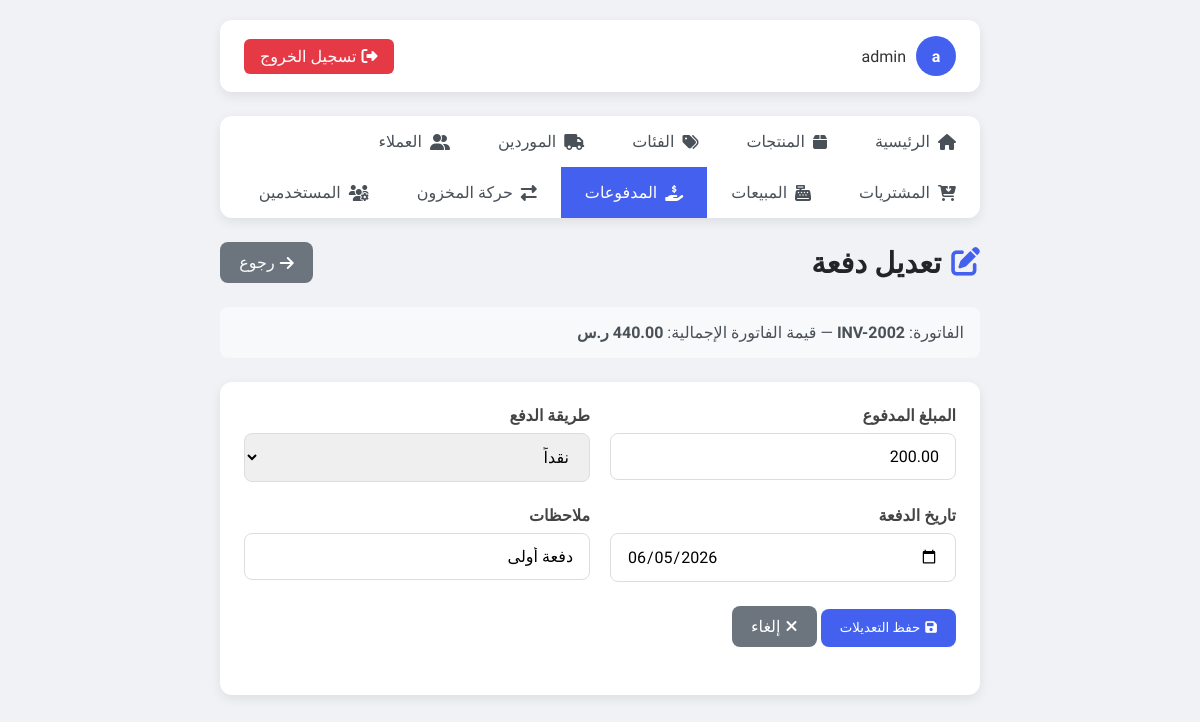
Screenshot of /edit_payment.php?id=2 (signed in) with the database file from the repository.
### tables this page shows
CREATE TABLE IF NOT EXISTS sales (
    id INT AUTO_INCREMENT PRIMARY KEY,
    product_id INT NOT NULL,
    customer_id INT NULL,
    user_id INT NULL,
    invoice_no VARCHAR(100),
    quantity INT NOT NULL,
    unit_price DECIMAL(10, 2) NOT NULL,
    total_price DECIMAL(10, 2) NOT NULL,
    payment_status ENUM('paid', 'partial', 'unpaid') NOT NULL DEFAULT 'paid',
    sale_date DATE NOT NULL,
    notes VARCHAR(255),
    created_at TIMESTAMP DEFAULT CURRENT_TIMESTAMP,
    CONSTRAINT fk_sales_product FOREIGN KEY (product_id) REFERENCES products(id) ON DELETE CASCADE,
    CONSTRAINT fk_sales_customer FOREIGN KEY (customer_id) REFERENCES customers(id) ON DELETE SET NULL,
    CONSTRAINT fk_sales_user FOREIGN KEY (user_id) REFERENCES users(id) ON DELETE SET NULL
);

CREATE TABLE IF NOT EXISTS payments (
    id INT AUTO_INCREMENT PRIMARY KEY,
    sale_id INT NOT NULL,
    user_id INT NULL,
    amount DECIMAL(10, 2) NOT NULL,
    payment_method ENUM('cash', 'card', 'bank_transfer', 'other') NOT NULL DEFAULT 'cash',
    payment_date DATE NOT NULL,
    notes VARCHAR(255),
    created_at TIMESTAMP DEFAULT CURRENT_TIMESTAMP,
    CONSTRAINT fk_payments_sale FOREIGN KEY (sale_id) REFERENCES sales(id) ON DELETE CASCADE,
    CONSTRAINT fk_payments_user FOREIGN KEY (user_id) REFERENCES users(id) ON DELETE SET NULL
);

### edit_payment.php (the view, shortened to what this page needs)
<?php
include "config.php";
$id = (int)$_GET['id'];
$sql = "SELECT * FROM payments WHERE id = $id";
$result = mysqli_query($conn, $sql);
$payment = mysqli_fetch_assoc($result);
$sale_id = (int)$payment['sale_id'];
$sale = mysqli_fetch_assoc(mysqli_query($conn, "SELECT * FROM sales WHERE id = $sale_id"));
?>
<!DOCTYPE html>
<html lang="ar" dir="rtl">
<head>
    <link rel="stylesheet" href="https://cdnjs.cloudflare.com/ajax/libs/font-awesome/6.4.0/css/all.min.css">
</head>
<body>
    <div class="container">
        <div class="topbar">
            <div class="user-info">
                <div class="avatar"><?php echo substr($_SESSION["username"], 0, 1); ?></div>
                <span><?php echo $_SESSION["username"]; ?></span>
            </div>
            <a href="logout.php" class="logout-btn"><i class="fas fa-sign-out-alt"></i> تسجيل الخروج</a>
        </div>
        <div class="nav">
            <a href="index.php"><i class="fas fa-home"></i> الرئيسية</a>
            <a href="products.php"><i class="fas fa-box"></i> المنتجات</a>
            <a href="categories.php"><i class="fas fa-tags"></i> الفئات</a>
            <a href="suppliers.php"><i class="fas fa-truck"></i> الموردين</a>
            <a href="customers.php"><i class="fas fa-user-friends"></i> العملاء</a>
            <a href="purchases.php"><i class="fas fa-cart-arrow-down"></i> المشتريات</a>
            <a href="sales.php"><i class="fas fa-cash-register"></i> المبيعات</a>
            <a href="payments.php" class="active"><i class="fas fa-hand-holding-usd"></i> المدفوعات</a>
            <a href="stock_movements.php"><i class="fas fa-exchange-alt"></i> حركة المخزون</a>
            <?php if($_SESSION['role'] === 'admin'): ?>
            <a href="users.php"><i class="fas fa-users-cog"></i> المستخدمين</a>
            <?php endif; ?>
        </div>
        <div class="page-header">
            <h1 class="page-title"><i class="fas fa-edit"></i> تعديل دفعة</h1>
            <a href="payments.php" class="btn" style="background: #6c757d; color: white;"><i class="fas fa-arrow-right"></i> رجوع</a>
        </div>
        <div class="info-box">
            الفاتورة: <strong><?php echo $sale['invoice_no'] ? htmlspecialchars($sale['invoice_no']) : ('#' . $sale['id']); ?></strong>
            — قيمة الفاتورة الإجمالية: <strong><?php echo number_format($sale['total_price'], 2); ?> ر.س</strong>
        </div>
        <div class="form-container">
            <form action="edit_payment.php?id=<?php echo $id; ?>" method="post">
                <div class="form-row">
                    <div class="form-col">
                        <div class="form-group">
                            <label for="amount">المبلغ المدفوع</label>
                            <input type="number" step="0.01" min="0.01" class="form-control" id="amount" name="amount" value="<?php echo $payment['amount']; ?>" required>
                        </div>
                    </div>
                    <div class="form-col">
                        <div class="form-group">
                            <label for="payment_method">طريقة الدفع</label>
                            <select class="form-control" id="payment_method" name="payment_method">
                                <option value="cash" <?php echo ($payment['payment_method'] == 'cash') ? 'selected' : ''; ?>>نقداً</option>
                            </select>
                        </div>
                    </div>
                </div>
                <div class="form-row">
                    <div class="form-col">
                        <div class="form-group">
                            <label for="payment_date">تاريخ الدفعة</label>
                            <input type="date" class="form-control" id="payment_date" name="payment_date" value="<?php echo $payment['payment_date']; ?>" required>
                        </div>
                    </div>
                    <div class="form-col">
                        <div class="form-group">
                            <label for="notes">ملاحظات</label>
                            <input type="text" class="form-control" id="notes" name="notes" value="<?php echo htmlspecialchars($payment['notes']); ?>">
                        </div>
                    </div>
                </div>
                <div class="form-group">
                    <button type="submit" class="btn btn-primary"><i class="fas fa-save"></i> حفظ التعديلات</button>
                    <a href="payments.php" class="btn" style="background: #6c757d; color: white;"><i class="fas fa-times"></i> إلغاء</a>
                </div>
            </form>
        </div>
    </div>
</body>
</html>

### edit_payment.php (style rules this page uses)
:root { --primary: #4361ee; --secondary: #3f37c9; --success: #4cc9f0; --info: #4895ef; --warning: #f72585; --danger: #e63946; --light: #f8f9fa; --dark: #212529; --background: #f0f2f5; --card-shadow: 0 4px 12px rgba(0, 0, 0, 0.08); }
* { margin: 0; padding: 0; box-sizing: border-box; font-family: 'Tajawal', sans-serif; }
body { background-color: var(--background); color: #333; min-height: 100vh; }
.container { max-width: 800px; margin: 0 auto; padding: 20px; }
.topbar { background-color: white; border-radius: 12px; padding: 1rem 1.5rem; margin-bottom: 1.5rem; display: flex; justify-content: space-between; align-items: center; box-shadow: var(--card-shadow); }
.user-info { display: flex; align-items: center; }
.user-info .avatar { width: 40px; height: 40px; background-color: var(--primary); border-radius: 50%; display: flex; align-items: center; justify-content: center; color: white; margin-left: 10px; font-weight: bold; }
.logout-btn { background-color: var(--danger); color: white; padding: 0.5rem 1rem; border-radius: 6px; text-decoration: none; display: flex; align-items: center; transition: all 0.3s; }
.logout-btn i { margin-left: 5px; }
.nav { display: flex; flex-wrap: wrap; background: white; border-radius: 12px; margin-bottom: 1.5rem; box-shadow: var(--card-shadow); }
.nav a { padding: 1rem 1.5rem; text-decoration: none; color: #495057; font-weight: 500; transition: all 0.3s; display: flex; align-items: center; }
.nav a:hover, .nav a.active { background-color: var(--primary); color: white; }
.nav a i { margin-left: 8px; }
.page-header { display: flex; justify-content: space-between; align-items: center; margin-bottom: 1.5rem; }
.page-title { font-size: 1.8rem; color: var(--dark); display: flex; align-items: center; }
.page-title i { margin-left: 10px; color: var(--primary); }
.btn { padding: 0.7rem 1.2rem; border-radius: 8px; text-decoration: none; display: inline-flex; align-items: center; transition: all 0.3s; font-weight: 500; border: none; cursor: pointer; }
.btn-primary { background-color: var(--primary); color: white; }
.btn i { margin-left: 5px; }
.form-container { background-color: white; border-radius: 12px; padding: 1.5rem; box-shadow: var(--card-shadow); margin-bottom: 1.5rem; }
.form-group { margin-bottom: 1.5rem; }
.form-group label { display: block; margin-bottom: 0.5rem; font-weight: 600; color: #444; }
.form-control { width: 100%; padding: 0.8rem 1rem; border: 1px solid #ddd; border-radius: 8px; font-size: 1rem; transition: all 0.3s; }
.form-row { display: flex; flex-wrap: wrap; margin-right: -10px; margin-left: -10px; }
.form-col { flex: 1 0 0%; padding: 0 10px; }
.info-box { background-color: #f8f9fa; border-radius: 8px; padding: 1rem; margin-bottom: 1.5rem; color: #495057; }

### rows the page displays
sales: invoice_no "INV-2002", total_price "440.00"
payments: amount "200.00", payment_method "نقداً", payment_date "06/05/2026", notes "دفعة أولى"

### other values shown
substr($_SESSION["username"], 0, 1) "a"
$_SESSION["username"] "admin"
